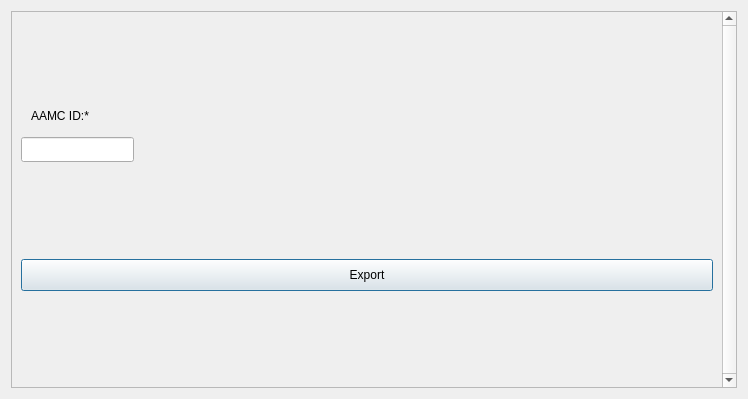
<?xml version="1.0" encoding="UTF-8"?>
<ui version="4.0">
 <class>Dialog</class>
 <widget class="QDialog" name="Dialog">
  <property name="geometry">
   <rect>
    <x>0</x>
    <y>0</y>
    <width>748</width>
    <height>399</height>
   </rect>
  </property>
  <property name="sizePolicy">
   <sizepolicy hsizetype="Preferred" vsizetype="Preferred">
    <horstretch>0</horstretch>
    <verstretch>0</verstretch>
   </sizepolicy>
  </property>
  <property name="windowTitle">
   <string>Dialog</string>
  </property>
  <layout class="QVBoxLayout" name="verticalLayout_5">
   <item>
    <widget class="QScrollArea" name="scrollArea">
     <property name="sizePolicy">
      <sizepolicy hsizetype="Expanding" vsizetype="Expanding">
       <horstretch>0</horstretch>
       <verstretch>0</verstretch>
      </sizepolicy>
     </property>
     <property name="verticalScrollBarPolicy">
      <enum>Qt::ScrollBarAlwaysOn</enum>
     </property>
     <property name="widgetResizable">
      <bool>true</bool>
     </property>
     <widget class="QWidget" name="scrollAreaWidgetContents">
      <property name="geometry">
       <rect>
        <x>0</x>
        <y>0</y>
        <width>707</width>
        <height>373</height>
       </rect>
      </property>
      <layout class="QVBoxLayout" name="verticalLayout">
       <item>
        <widget class="QWidget" name="aamc_container" native="true">
         <property name="sizePolicy">
          <sizepolicy hsizetype="Preferred" vsizetype="Fixed">
           <horstretch>0</horstretch>
           <verstretch>0</verstretch>
          </sizepolicy>
         </property>
         <property name="minimumSize">
          <size>
           <width>0</width>
           <height>60</height>
          </size>
         </property>
         <widget class="QLabel" name="aamc_label">
          <property name="geometry">
           <rect>
            <x>10</x>
            <y>0</y>
            <width>71</width>
            <height>17</height>
           </rect>
          </property>
          <property name="text">
           <string>AAMC ID:*</string>
          </property>
         </widget>
         <widget class="QLineEdit" name="aamc_entry">
          <property name="geometry">
           <rect>
            <x>0</x>
            <y>30</y>
            <width>113</width>
            <height>25</height>
           </rect>
          </property>
         </widget>
        </widget>
       </item>
       <item>
        <widget class="QPushButton" name="exportButton">
         <property name="minimumSize">
          <size>
           <width>683</width>
           <height>32</height>
          </size>
         </property>
         <property name="text">
          <string>Export</string>
         </property>
        </widget>
       </item>
      </layout>
     </widget>
    </widget>
   </item>
  </layout>
 </widget>
 <resources/>
 <connections/>
 <buttongroups>
  <buttongroup name="likert_7_group"/>
  <buttongroup name="likert_10_group"/>
  <buttongroup name="likert_1_group"/>
  <buttongroup name="likert_8_group"/>
  <buttongroup name="likert_4_group"/>
  <buttongroup name="likert_6_group"/>
  <buttongroup name="likert_11_group"/>
  <buttongroup name="likert_9_group"/>
  <buttongroup name="likert_12_group"/>
  <buttongroup name="likert_5_group"/>
  <buttongroup name="likert_13_group"/>
  <buttongroup name="likert_3_group"/>
  <buttongroup name="likert_2_group"/>
 </buttongroups>
</ui>
